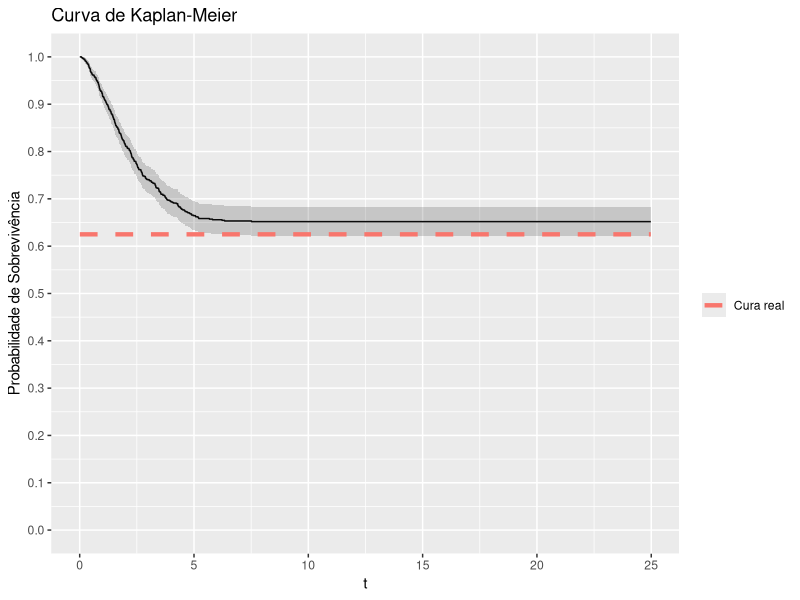
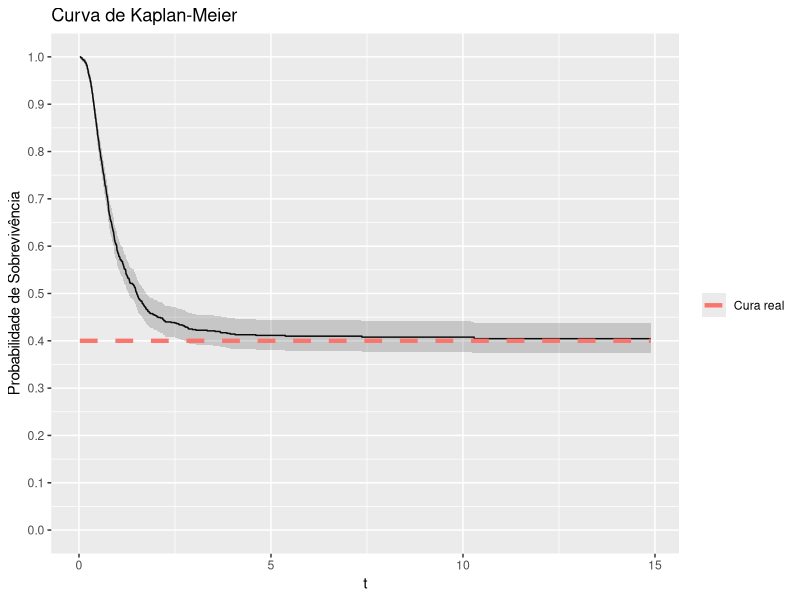
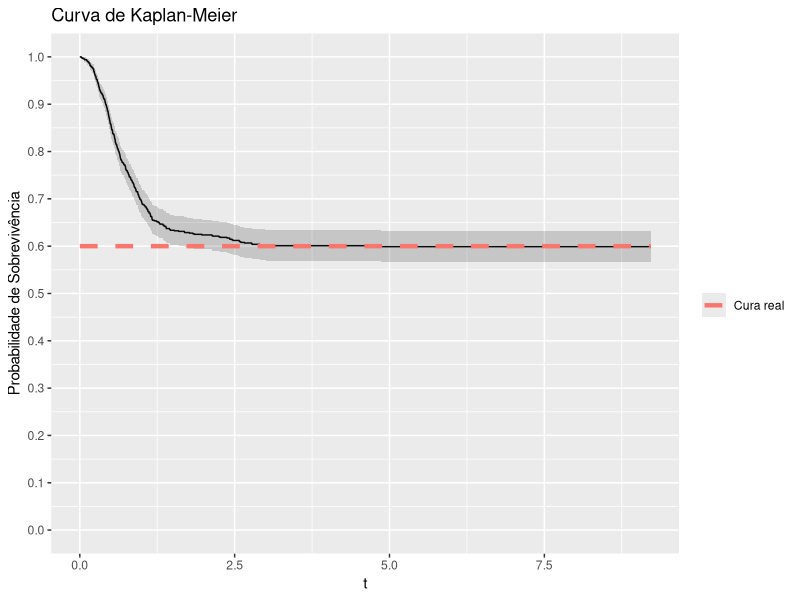
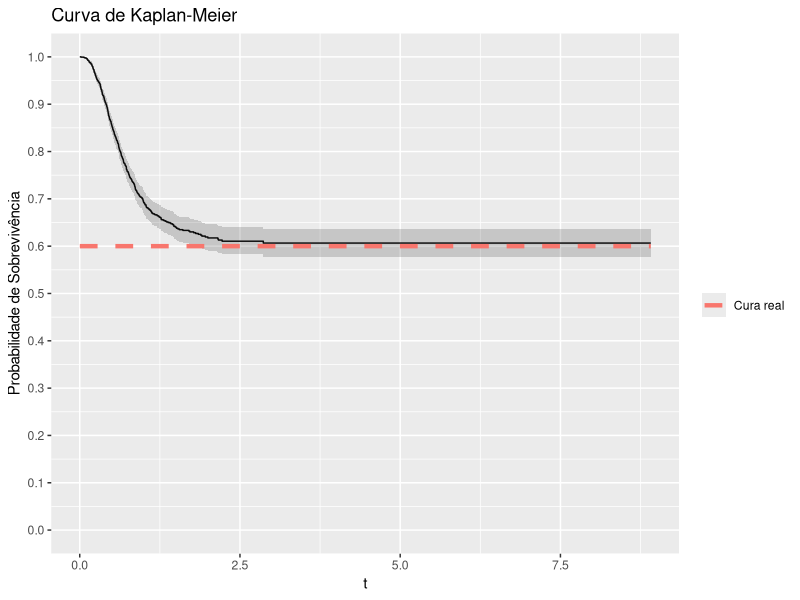

R code for these plots, in order:
library(purrr)
library(rlang)
library(tibble)
library(survival)
library(ggplot2)

# Função usada para construir o Kaplan-Meier mais fácil no ggplot2
plot_kaplan <- function(dados, surv, ...) {
  cura_real <- surv(.Machine$double.xmax, ...)

  dados_surv <- Surv(time = dados$t, event = dados$delta)
  km_fit <- survfit(dados_surv ~ 1)

  km_data <- data.frame(
    time = km_fit$time,
    surv = km_fit$surv,
    upper = km_fit$upper,
    lower = km_fit$lower
  )

  ggplot(km_data, aes(x = time, y = surv)) +
    geom_step() +
    geom_ribbon(aes(ymin = lower, ymax = upper), alpha = 0.2) +
    labs(
      x = "Tempo",
      y = "Probabilidade de Sobrevivência",
      title = "Curva de Kaplan-Meier"
    ) +
    stat_summary(
      geom = "line",
      fun = \(i) cura_real,
      aes(color = "Cura real"),
      linewidth = 1.5,
      linetype = 2
    ) +
    scale_y_continuous(limits = c(0, 1), n.breaks = 10) +
    labs(x = "t") +
    guides(color = guide_legend(title = ""))
}

# Waring Fragility Model - Random Activation
# G is the baseline distribution
# rho > 2. Se rho < 2, a variância da distribuição é infinita.
# a > 0
surv_wfm_random <- function(G) {
  function(t, rho, a, ...) {
    cure <- rho / (a + rho)
    cure + (1 - cure) * (1 - G(t, ...))
  }
}
desity_wfm_random <- function(g) {
  function(t, rho, a, ...) {
    cure <- rho / (a + rho)
    (1 - cure) * g(t, ...)
  }
}

# Criando automaticamente a função de sobrevivência do modelo com
# ativação aleatória, com G ~ Weibull
# Aqui você cria qualquer sobrevivencia, distribuição acumulada e densidade
# do seu modelo.
surv_wfm_random_weibull <- surv_wfm_random(G = pweibull) # Basta passar a G

cdf_wfm_random_weibull <- function(t, rho, a, shape, scale) {
  1 - surv_wfm_random_weibull(t, rho, a, shape = shape, scale = scale)
}

pdf_wfm_random_weibull <- desity_wfm_random(g = dweibull) # Basta passar a g

# Funcao que usaremos para gerar os dados
random_cure <-
  function(
    n = 1L,
    quantile_function = NULL,
    surv,
    censoring_cdf = NULL, # Se não for passada, é a distribuição uniforme (censura não-informativa)
    args_censoring_cdf = NULL, # Lista de valores dos argumentos da distribução da censura.
    args_model,
    t_max = NULL
  ) {
    find_cure_limit <- function(
      surv,
      args_model,
      tol = 1e-6,
      tol_time = 1e-6,
      t_init = 10,
      t_max = 1e5
    ) {
      s <- function(t) do.call(surv, c(list(t), args_model))

      # Aproximação da fração de cura
      pi_hat <- s(t_max)

      # Busca exponencial para achar intervalo
      t_lower <- t_init
      t_upper <- t_lower

      repeat {
        diff <- abs(s(t_upper) - pi_hat)
        if (diff < tol || t_upper >= t_max) break
        t_lower <- t_upper
        t_upper <- min(t_upper * 2, t_max)
      }

      if (t_upper >= t_max && abs(s(t_upper) - pi_hat) > tol) return(NA_real_)

      # Busca binária refinada
      while ((t_upper - t_lower) > tol_time) {
        t_mid <- 0.5 * (t_lower + t_upper)
        s_mid <- s(t_mid)
        if (abs(s_mid - pi_hat) < tol) {
          t_upper <- t_mid
        } else {
          t_lower <- t_mid
        }
      }
      # Retorna o menor valor de t tal que a sobrevivência converge
      # para cura do modelo.
      return(t_upper)
    }

    upper <- find_cure_limit(surv = surv, args_model)

    find_root <- function(u, func) {
      uniroot(
        \(t) func(t) - u,
        lower = 0,
        upper = upper,
        tol = .Machine$double.eps^0.5
      )$root
    }

    # Obtendo a fração de cura da função de sobrevivência
    surv <- purrr::partial(.f = surv, !!!args_model)
    cure_fraction <- surv(.Machine$double.xmax)

    find_root <- Vectorize(FUN = find_root, vectorize.args = c("u"))

    if (is.function(quantile_function)) {
      quantile_function <- purrr::partial(.f = quantile_function, !!!args_model)
      u <- runif(n = n, min = 0, max = 1 - cure_fraction)
    } else if (is.function(surv)) {
      u <- cure_fraction + (1 - cure_fraction) * runif(n = n, min = 0, max = 1) # Utilizado para gerar os tempos reais
      quantile_function <- purrr::partial(.f = find_root, func = surv)
    } else {
      stop(
        "Invalid input: You must provide either a valid quantile function (quantile_function) or a cumulative distribution function (cdf)."
      )
    }

    # Dividindo a população em idivíduos suscetíveis e curados
    c <- rbinom(n = n, size = 1L, prob = 1 - cure_fraction) # Divisão da população

    # Calculando o tempo de sobrevivência real
    t <- quantile_function(u) # Tempo real

    # Atribuindo tempo máximo (maior real da arquitetura) para os indivíduos
    # curados.
    real_t <- ifelse(c, yes = t, no = .Machine$double.xmax)

    if (is.null(t_max)) {
      t_max <- max(t * c)
    }

    if (is.function(censoring_cdf)) {
      censoring_cdf <- purrr::partial(.f = censoring_cdf, !!!args_censoring_cdf)

      quantile_censoring_single <- purrr::partial(
        .f = find_root,
        func = censoring_cdf
      )

      # Garante que o tempo de censura nunca ultrapasse t_max
      generate_censored_time <- function(u) {
        repeat {
          t <- quantile_censoring_single(u)
          if (t <= t_max) break
          u <- runif(1) # novo u aleatório
        }
        t
      }

      # Vetoriza corretamente
      quantile_censoring <- Vectorize(generate_censored_time)

      time_c <- quantile_censoring(runif(n = n))
    } else {
      time_c <- runif(n = n, min = 0, max = t_max)
    }

    t_observed <- pmin(real_t, time_c)
    delta <- ifelse(t_observed < real_t, yes = 0L, no = 1L) # 1 para falha e 0 para censura
    print(cure_fraction)
    return(tibble::tibble(t = t_observed, delta = delta))
  }

# Exemplo 1 (PVF sem especificar a quantílica) ---------------------------

rho <- 2.5 # rho > 2
a <- 1.5
shape <- 1.5
scale <- 2.5

dados <-
  random_cure(
    n = 1000L,
    surv = surv_wfm_random_weibull,
    args_model = c(rho = rho, a = a, shape = shape, scale = scale),
    t_max = 25
  )

plot_kaplan(
  dados,
  surv = surv_wfm_random_weibull,
  rho = rho,
  a = a,
  shape = shape,
  scale = scale
)

# Exemplo 2 (Dagum sem especificar a quantílica) -------------------------

surv_dagum <- function(t, theta, beta, alpha) {
  1 - theta * beta / (beta + theta * t^(-alpha))
}

theta <- 0.6
beta = 1.2
alpha <- 2.5

dados <-
  random_cure(
    n = 1000L,
    surv = surv_dagum,
    args_model = c(theta = theta, beta = beta, alpha = alpha),
    t_max = NULL
  )

dados |>
  dplyr::group_by(delta) |>
  dplyr::summarise(n = dplyr::n(), prop = n / nrow(dados))

plot_kaplan(
  dados,
  surv = surv_dagum,
  theta = theta,
  alpha = alpha,
  beta = beta
)

# Exemplo 3 (Dagum especificando a quantílica) ---------------------------

q_dagum <- function(u, theta, alpha, beta) {
  ((u * theta) / (beta * (theta - u)))^(1 / alpha)
}

surv_dagum <- function(t, theta, beta, alpha) {
  1 - theta * beta / (beta + theta * t^(-alpha))
}

theta <- 0.4
beta = 1.2
alpha <- 2.5

dados <-
  random_cure(
    n = 1000L,
    surv = surv_dagum,
    quantile_function = q_dagum,
    args_model = c(theta = theta, beta = beta, alpha = alpha),
    t_max = NULL
  )

plot_kaplan(
  dados,
  surv = surv_dagum,
  theta = theta,
  alpha = alpha,
  beta = beta
)
dados |>
  dplyr::group_by(delta) |>
  dplyr::summarise(n = dplyr::n(), prop = n / nrow(dados))


# Exemplo 4 (Dagum especificando quantilica e outra distribuição para a censura ----

dados <-
  random_cure(
    n = 2000L,
    surv = surv_dagum,
    quantile_function = q_dagum,
    censoring_cdf = pweibull,
    args_censoring_cdf = list(shape = 1.2, scale = 1.5),
    args_model = c(theta = theta, beta = beta, alpha = alpha),
    t_max = NULL
  )

plot_kaplan(
  dados,
  surv = surv_dagum,
  theta = theta,
  alpha = alpha,
  beta = beta
)
dados |>
  dplyr::group_by(delta) |>
  dplyr::summarise(n = dplyr::n(), prop = n / nrow(dados))
